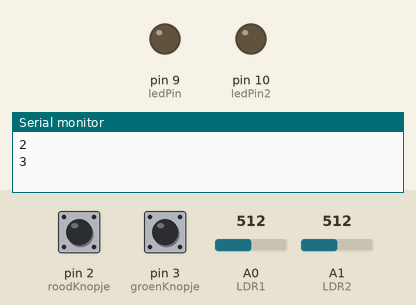
Recording of a sketch running on a simulated Arduino Uno, built with avr-gcc and run on an emulated ATmega328P. Shown: output pins drawn as LEDs (lit = HIGH), the last lines printed to the serial monitor. The test bench sets the inputs (shaded band); at power-on: pin 3 (groenKnopje) HIGH, pin 2 (roodKnopje) HIGH, A0 (LDR1) = 512, A1 (LDR2) = 512.

Above: at 1.2 s.
1.3 s: pin 3 (groenKnopje) pulled LOW for 0.15 s
At 1.5 s:
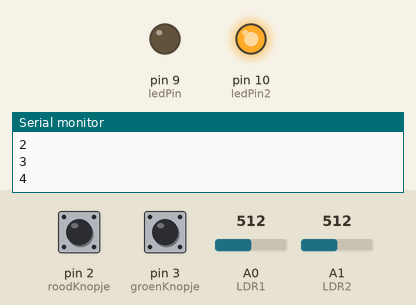
3.0 s: pin 2 (roodKnopje) pulled LOW for 0.15 s
At 3.2 s:
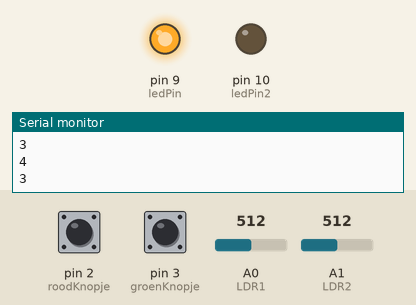
4.7 s: pin 2 (roodKnopje) pulled LOW for 3.2 s
At 8.4 s:
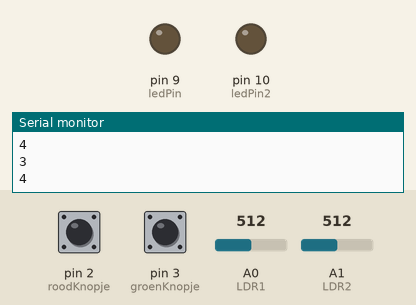
9.5 s: pin 3 (groenKnopje) pulled LOW for 1 s
At 11.6 s:
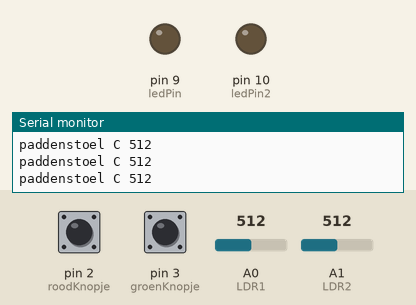
12.1 s: pin 2 (roodKnopje) pulled LOW for 1 s
At 13.9 s:
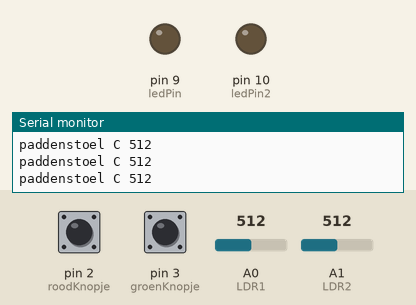
16.1 s: pin 3 (groenKnopje) pulled LOW for 3.2 s
At 19.9 s:
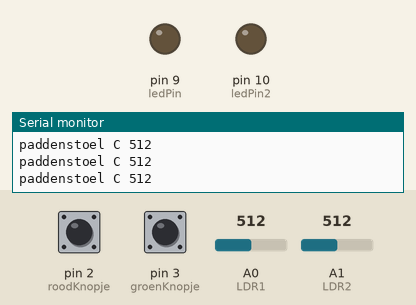
Timing chart, 0 to 21.4 s (numbered marks = the images above; inputs shaded):
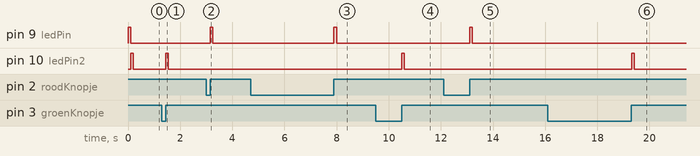

Measured:
- after the input at 1.3 s, pin 10 (ledPin2): LOW → HIGH after 0.15 s, → LOW 0.10 s later
- after the input at 3.0 s, pin 9 (ledPin): LOW → HIGH after 0.15 s, → LOW 0.10 s later
- after the input at 4.7 s, pin 9 (ledPin): LOW → HIGH after 3.2 s, → LOW 0.10 s later
- after the input at 9.5 s, pin 10 (ledPin2): LOW → HIGH after 1.0 s, → LOW 0.10 s later
- after the input at 12.1 s, pin 9 (ledPin): LOW → HIGH after 1.0 s, → LOW 0.10 s later
- after the input at 16.1 s, pin 10 (ledPin2): LOW → HIGH after 3.2 s, → LOW 0.10 s later

The sketch:

Democratie1.ino
```cpp
int roodKnopje = 2;
int groenKnopje = 3;
int ledPin = 9;
int ledPin2 = 10;
int LDR1 = A0;
int LDR2 = A1;


// variables will change:
int buttonState = 0;         // variable for reading the pushbutton status
int count_red = 1;
int prestate = 0;
int buttonState2 = 0;         // variable for reading the pushbutton status
int count_green = 2;
int prestate2 = 0;
int count1 = 1;

int paddenstoelA;
int paddenstoelB;

void setup() {
  // initialize the LED pin as an output:
  pinMode(ledPin, OUTPUT);
  pinMode(ledPin2, OUTPUT);
  // initialize the pushbutton pin as an input:
  pinMode(roodKnopje, INPUT_PULLUP);
  pinMode(groenKnopje, INPUT_PULLUP);
  pinMode(LDR1, INPUT);
  pinMode(LDR2, INPUT);
  Serial.begin(9600);
}

void loop() {
  // read the state of the pushbutton value:
  buttonState = digitalRead(roodKnopje);

  // check if the pushbutton is pressed. If it is, then the buttonState is HIGH:
  if (buttonState == HIGH && prestate == 0) {
    count_red++;
    Serial.println(count_red);
    // turn LED on
    digitalWrite(ledPin, HIGH);
    delay(100);
    // turn LED off
    digitalWrite(ledPin, LOW);

    prestate = 1;
  } else if (buttonState == LOW) {
    prestate = 0;
  }

  buttonState2 = digitalRead(groenKnopje);

  // check if the pushbutton is pressed. If it is, then the buttonState is HIGH:
  if (buttonState2 == HIGH && prestate2 == 0) {
    count_green++;
    Serial.println(count_green);
    // turn LED on
    digitalWrite(ledPin2, HIGH);
    delay(100);
    // turn LED off
    digitalWrite(ledPin2, LOW);

    prestate2 = 1;
  } else if (buttonState2 == LOW) {
    prestate2 = 0;
  }

//deciding where to go red or green
  unsigned long currentTime = millis();
  if (currentTime > 10000) {
    if (count1 == 1) {
      if (count_red > count_green) {
        Serial.print("Rood ");
        count_red = 0;
        count_green = 0;
        count1 = 2;
      }
      if (count_red < count_green) {
        Serial.print("Groen ");
        count_red = 0;
        count_green = 0;
        count1 = 3;
      }
    }
  }

if (count1 == 2){
 paddenstoelA = analogRead(LDR1);
 Serial.print("paddenstoel A ");
 Serial.println(paddenstoelA);
 count_green = 2;
}

if (count1 == 3){
 paddenstoelB = analogRead(LDR2);
 Serial.print("paddenstoel C ");
 Serial.println(paddenstoelB);
 count_red = 2;
}

//deciding where to go from red to yellow or purple
  if (currentTime > 20000) {
    if (count1 == 2){
      if (count_red > count_green){
        Serial.println("Geel ");
        count_red = 0;
        count_green = 0;
        count1 = 4;
      }
     if (count_green > count_red){
       Serial.println("Paars ");
       count_red = 0;
       count_green = 0;
       count1 = 5;
     }
    }
  }

  if (count1 == 5){
    paddenstoelB = analogRead(LDR2);
    Serial.print("paddenstoel B ");
    Serial.println(paddenstoelB);
  }

//deciding where to go from green to blue or black
    if (currentTime > 20000) {
    if (count1 == 3){
      if (count_red > count_green){
        Serial.println("Blauw ");
        count_red = 0;
        count_green = 0;
        count1 = 6;
      }
     if (count_green > count_red){
       Serial.println("Zwart ");
       count_red = 0;
       count_green = 0;
       count1 = 7;
     }
    }
  }

  if (count1 == 6){
 paddenstoelA = analogRead(LDR1);
 Serial.print("paddenstoel D ");
 Serial.println(paddenstoelA);
}

}
```
